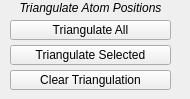
        <widget class="QWidget" name="triOptPage">
         <widget class="QPushButton" name="triangAllBut">
          <property name="geometry">
           <rect>
            <x>10</x>
            <y>20</y>
            <width>161</width>
            <height>20</height>
           </rect>
          </property>
          <property name="text">
           <string>Triangulate All</string>
          </property>
         </widget>
         <widget class="QPushButton" name="triangSelBut">
          <property name="geometry">
           <rect>
            <x>10</x>
            <y>45</y>
            <width>161</width>
            <height>20</height>
           </rect>
          </property>
          <property name="text">
           <string>Triangulate Selected</string>
          </property>
         </widget>
         <widget class="QLabel" name="triOptLabel">
          <property name="geometry">
           <rect>
            <x>0</x>
            <y>0</y>
            <width>181</width>
            <height>16</height>
           </rect>
          </property>
          <property name="font">
           <font>
            <italic>true</italic>
           </font>
          </property>
          <property name="text">
           <string>Triangulate Atom Positions</string>
          </property>
          <property name="alignment">
           <set>Qt::AlignCenter</set>
          </property>
         </widget>
         <widget class="QPushButton" name="clearTriangBut">
          <property name="geometry">
           <rect>
            <x>10</x>
            <y>70</y>
            <width>161</width>
            <height>20</height>
           </rect>
          </property>
          <property name="text">
           <string>Clear Triangulation</string>
          </property>
         </widget>
        </widget>
